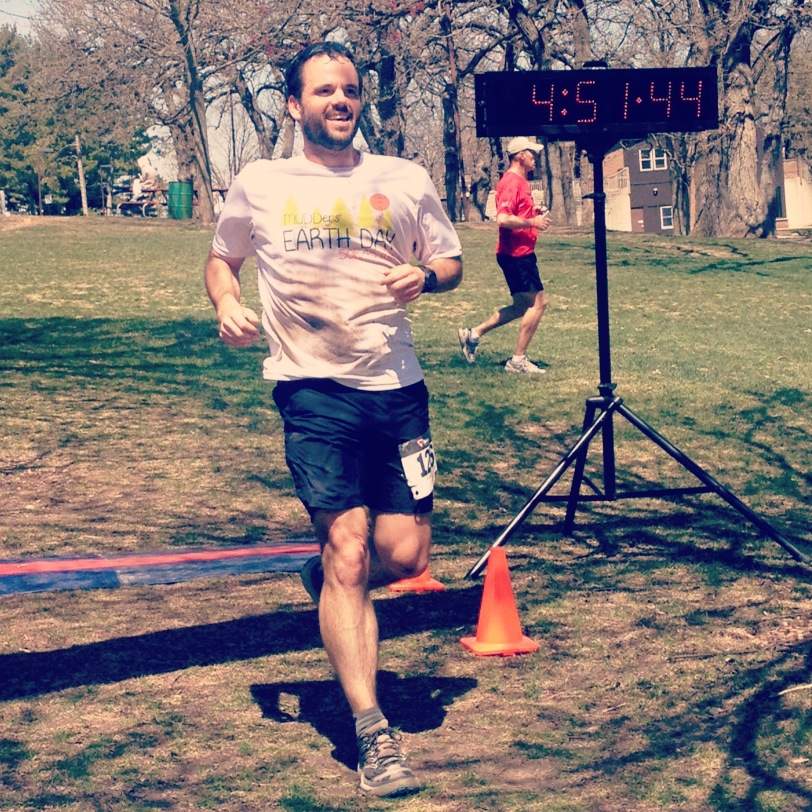
#> input picture images/IMG_0078.2014-04-26_175045.JPG, 812 x 812 px; the run also reads 1 picture not shown here
$ python cam.py
#> lines starting #> are read from the running program, lines starting #| are printed output that depends on the picture
import cv2
import numpy as np
import glob
import os
import random
import requests
import json
import urllib

bg_frame = cv2.imread("frame.jpg")
cv2.namedWindow('Cam', cv2.WINDOW_FREERATIO)
cv2.setWindowProperty('Cam', cv2.WND_PROP_FULLSCREEN, cv2.WINDOW_FULLSCREEN)
current_width = 0
current_height = 0
slide_transition = 0

def bincount_app(a):
    a2D = a.reshape(-1,a.shape[-1])
    col_range = (256, 256, 256) # generically : a2D.max(0)+1
    a1D = np.ravel_multi_index(a2D.T, col_range)
    return np.unravel_index(np.bincount(a1D).argmax(), col_range)

def insert_photo(bg_image, insert_image):
    bg_width = bg_image.shape[1]
    bg_height = bg_image.shape[0]
    in_width = insert_image.shape[1]
    in_height = insert_image.shape[0]

    left = int((bg_width - in_width)/2)
    top = int((bg_height - in_height)/2)

    overlay_image = bg_image.copy()
    overlay_image[top:top+in_height, left:left+in_width] = insert_image

    return overlay_image

url = "https://dancrouse.com/slider"
local_base = "images/"
image_locations = "https://dancrouse.com/static/img/slider/"
framename = "slideshow"
path = "images/"

max_width = 800
max_height = 480
scale = 0.0
alpha = 1.0
blurr = 0.0

filenames = glob.glob(os.path.join(path, "*"))
x = 0
j = 0

current_img = cv2.imread(filenames[random.randrange(0, len(filenames))])
#> current_img is the input picture: shape (812, 812, 3); mean B, G, R 113.8, 114.9, 127.2
previous_img = cv2.imread(filenames[random.randrange(0, len(filenames))])
scale = min(max_width / previous_img.shape[1],
                        max_height / previous_img.shape[0])
#> scale = 0.591
scaled_img = cv2.resize(previous_img, (int(previous_img.shape[1] * scale), int(previous_img.shape[0] * scale)))
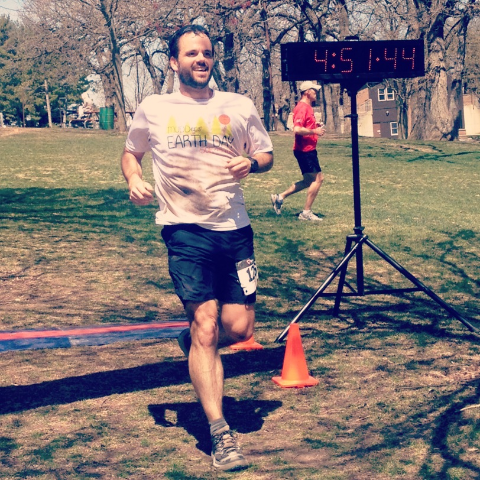
#> scaled_img: shape (480, 480, 3); mean B, G, R 113.7, 114.8, 127.1
current_width = scaled_img.shape[1]
#> current_width = 480
current_height = scaled_img.shape[0]
#> current_height = 480
background0_color = bincount_app(previous_img)
#> background0_color = (208, 232, 255)
background1_color = bincount_app(current_img)
#> background1_color = (208, 232, 255)
background0_overlay = np.zeros([480, 800, 3], dtype=np.uint8)
background1_overlay = np.zeros([480, 800, 3], dtype=np.uint8)
background0_overlay[:,:] = bincount_app(previous_img)
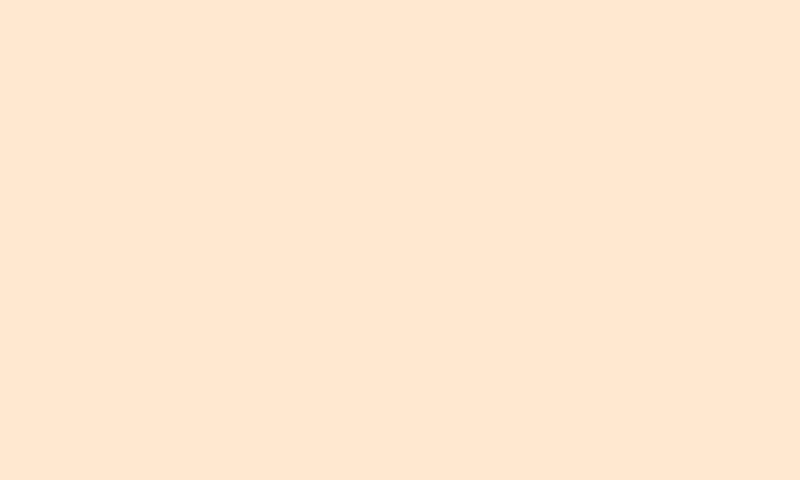
#> background0_overlay: shape (480, 800, 3); mean B, G, R 208, 232, 255
background1_overlay[:,:] = bincount_app(current_img)
matting0 = cv2.addWeighted(bg_frame.copy(), 0.50, background0_overlay.copy(), 0.50, 0)
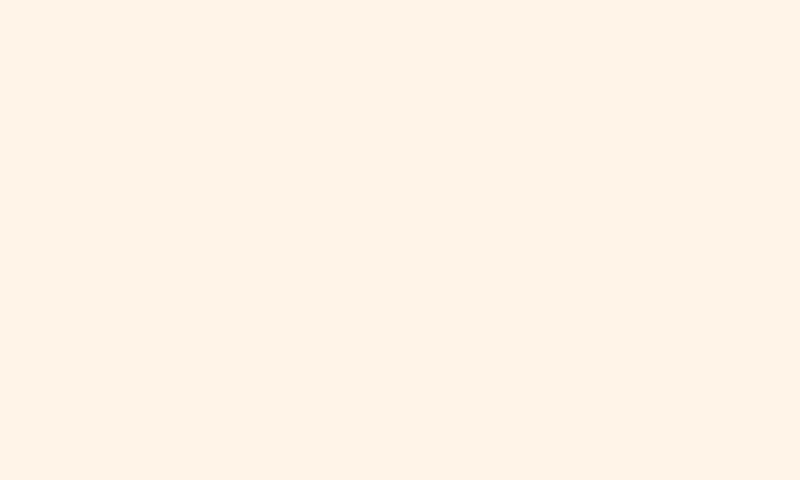
#> matting0: shape (480, 800, 3); mean B, G, R 232, 244, 255
matting1 = cv2.addWeighted(bg_frame.copy(), 0.50, background1_overlay.copy(), 0.50, 0)
slide = insert_photo(matting1.copy(), scaled_img)
#> in insert_photo, `overlay_image[top:top+in_height, left:left+in_width] = insert_image`:
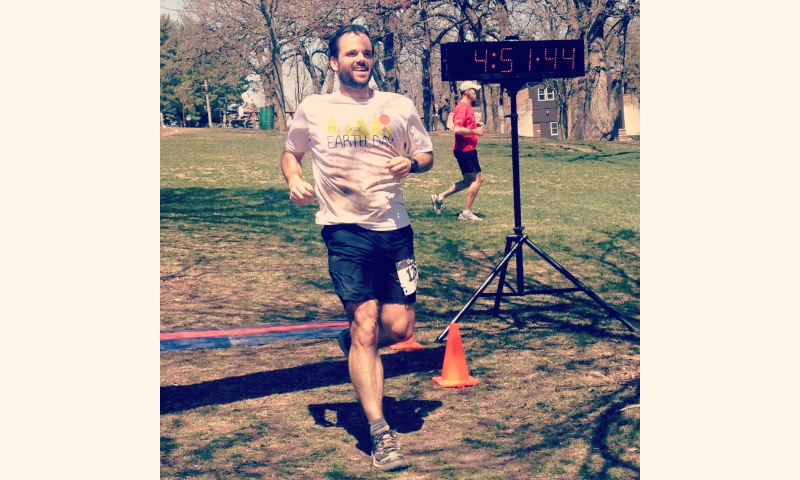
#> overlay_image: shape (480, 800, 3); mean of channels 0, 1, 2 161, 166.5, 178.2; drawn as B, G, R
cv2.imshow('Cam', slide)
while(True):
    x += 1
    j += 1
    if x > 2000:
        x = 0
    elif x == 1:
        try:
#> (the run stopped early here; a loop or call above may not have finished)
